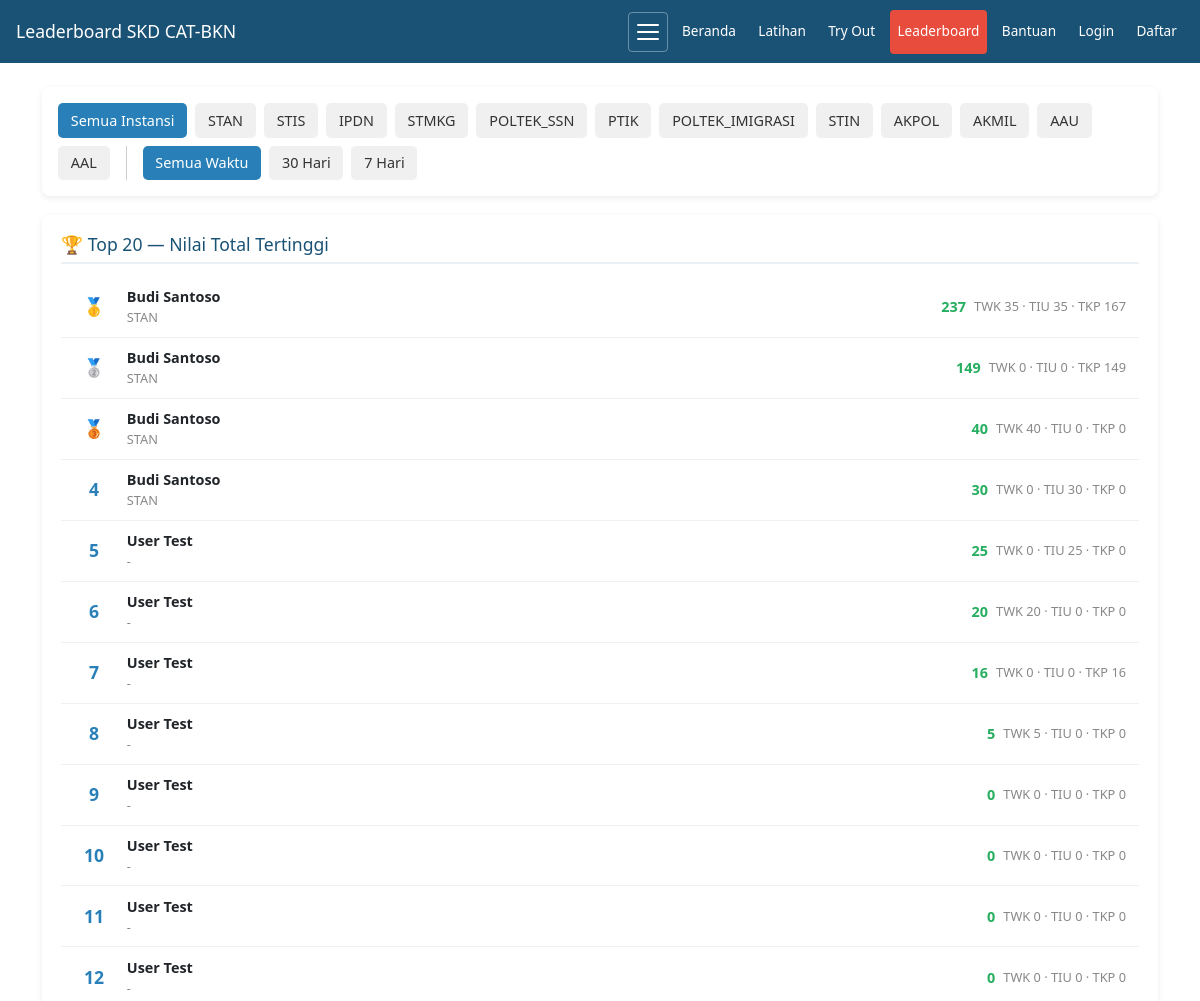
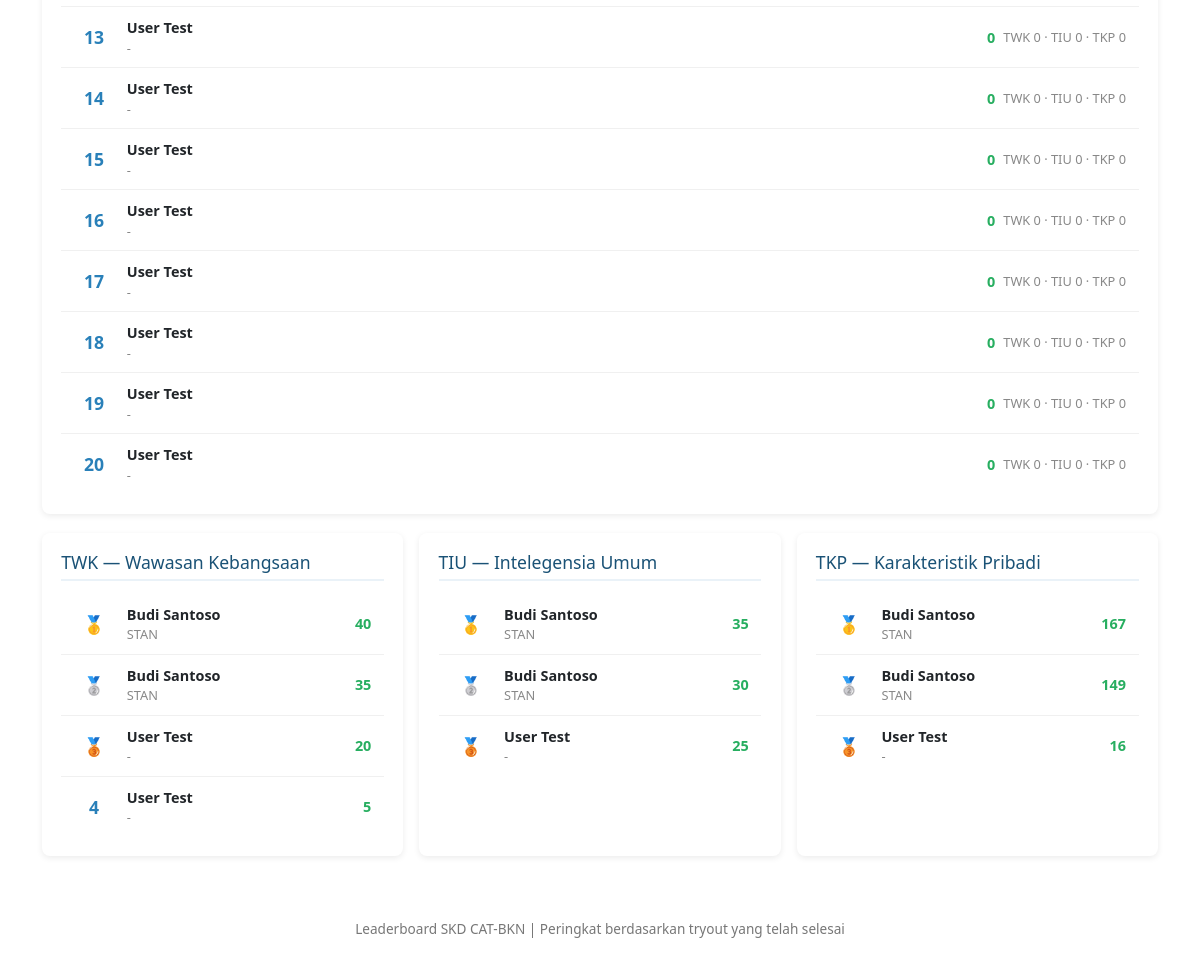
The page /pages/leaderboard.php on the database its author committed (2 pictures, top to bottom).
### tables this page shows
CREATE TABLE `instansi` (
  `id` int(11) NOT NULL AUTO_INCREMENT,
  `kode` varchar(20) NOT NULL COMMENT 'Singkatan: STAN, STIS, IPDN, dll',
  `nama` varchar(100) NOT NULL COMMENT 'Nama lengkap instansi',
  `passing_twk` int(11) NOT NULL DEFAULT 65,
  `passing_tiu` int(11) NOT NULL DEFAULT 80,
  `passing_tkp` int(11) NOT NULL DEFAULT 126,
  `passing_total` int(11) NOT NULL DEFAULT 271,
  `deskripsi` text DEFAULT NULL COMMENT 'Info singkat instansi',
  `aktif` tinyint(1) DEFAULT 1,
  `urutan` int(11) DEFAULT 0,
  `created_at` timestamp NOT NULL DEFAULT current_timestamp(),
  PRIMARY KEY (`id`),
  UNIQUE KEY `unique_kode` (`kode`)
);

CREATE TABLE `tryout_sessions` (
  `id` int(11) NOT NULL AUTO_INCREMENT,
  `user_id` int(11) NOT NULL,
  `nama` varchar(100) NOT NULL,
  `durasi_tkp` int(11) DEFAULT 45,
  `durasi_tiu` int(11) DEFAULT 35,
  `durasi_twk` int(11) DEFAULT 30,
  `jumlah_tkp` int(11) DEFAULT 45,
  `jumlah_tiu` int(11) DEFAULT 35,
  `jumlah_twk` int(11) DEFAULT 30,
  `passing_tkp` int(11) DEFAULT 126,
  `passing_tiu` int(11) DEFAULT 80,
  `passing_twk` int(11) DEFAULT 65,
  `passing_total` int(11) DEFAULT 271,
  `waktu_mulai` datetime DEFAULT NULL,
  `waktu_selesai` datetime DEFAULT NULL,
  `nilai_tkp` int(11) DEFAULT 0,
  `nilai_tiu` int(11) DEFAULT 0,
  `nilai_twk` int(11) DEFAULT 0,
  `total_nilai` int(11) DEFAULT 0,
  `status` enum('berjalan','selesai','gagal') DEFAULT 'berjalan',
  `created_at` timestamp NOT NULL DEFAULT current_timestamp(),
  `strict_mode` tinyint(4) DEFAULT 0 COMMENT 'Strict mode: 1 = no back navigation, 0 = normal mode',
  `package_id` int(11) DEFAULT NULL COMMENT 'Reference to tryout_packages table',
  `pause_count` int(11) DEFAULT 0 COMMENT 'Number of times paused',
  `total_pause_seconds` int(11) DEFAULT 0 COMMENT 'Total paused time in seconds',
  `is_paused` tinyint(4) DEFAULT 0 COMMENT 'Currently paused: 1 = yes, 0 = no',
  `paused_at` timestamp NULL DEFAULT NULL COMMENT 'Timestamp when pause started',
  PRIMARY KEY (`id`),
  KEY `user_id` (`user_id`),
  KEY `package_id` (`package_id`),
  KEY `idx_tryout_sessions_user` (`user_id`),
  KEY `idx_tryout_sessions_status` (`status`),
  CONSTRAINT `tryout_sessions_ibfk_1` FOREIGN KEY (`user_id`) REFERENCES `users` (`id`) ON DELETE CASCADE,
  CONSTRAINT `tryout_sessions_ibfk_2` FOREIGN KEY (`package_id`) REFERENCES `tryout_packages` (`id`) ON DELETE SET NULL
);

CREATE TABLE `users` (
  `id` int(11) NOT NULL AUTO_INCREMENT,
  `nama` varchar(100) NOT NULL,
  `email` varchar(100) DEFAULT NULL COMMENT 'Email (deprecated, gunakan no_hp)',
  `instansi_pilihan` varchar(100) DEFAULT NULL,
  `created_at` timestamp NOT NULL DEFAULT current_timestamp(),
  `role` enum('admin','user') DEFAULT 'user',
  `status` enum('active','suspended','banned') DEFAULT 'active' COMMENT 'User account status',
  `suspended_at` timestamp NULL DEFAULT NULL COMMENT 'Timestamp when user was suspended',
  `suspended_reason` text DEFAULT NULL COMMENT 'Reason for suspension',
  `instansi_id` int(11) DEFAULT NULL,
  `password_hash` varchar(255) DEFAULT NULL,
  `failed_attempts` int(11) DEFAULT 0,
  `lockout_until` datetime DEFAULT NULL,
  `instansi` varchar(100) DEFAULT NULL,
  `no_hp` varchar(20) DEFAULT NULL COMMENT 'Nomor HP untuk login (08xx)',
  `sekolah_asal` varchar(100) DEFAULT NULL COMMENT 'Nama sekolah asal (SMA/SMK/MA)',
  `tahun_tamat` int(11) DEFAULT NULL COMMENT 'Tahun tamat sekolah',
  `foto_profil` varchar(255) DEFAULT NULL COMMENT 'Path to profile photo',
  `tanggal_lahir` date DEFAULT NULL COMMENT 'Tanggal lahir user',
  `jenis_kelamin` enum('L','P') DEFAULT NULL COMMENT 'Jenis kelamin: L=Laki-laki, P=Perempuan',
  `alamat` text DEFAULT NULL COMMENT 'Alamat lengkap user',
  `show_leaderboard` tinyint(1) DEFAULT 1 COMMENT 'Show profile in leaderboard: 1=show, 0=hide',
  `notification_preference` enum('push','browser','both','none') DEFAULT 'browser' COMMENT 'Preferensi notifikasi',
  `language` varchar(5) DEFAULT 'id' COMMENT 'Bahasa: id=en, en=english',
  `theme` varchar(10) DEFAULT 'light' COMMENT 'Tema: light/dark',
  `font_size` varchar(10) DEFAULT 'medium' COMMENT 'Ukuran font: small/medium/large',
  PRIMARY KEY (`id`),
  UNIQUE KEY `unique_no_hp` (`no_hp`),
  KEY `instansi_id` (`instansi_id`),
  KEY `idx_status` (`status`),
  CONSTRAINT `users_ibfk_1` FOREIGN KEY (`instansi_id`) REFERENCES `instansi` (`id`) ON DELETE SET NULL
);

### helpers.php (called while the page is built, shortened)
<?php
function e(string $text): string
{
    return htmlspecialchars($text, ENT_QUOTES, 'UTF-8');
}

### pages/leaderboard.php (the view, shortened to what this page needs)
<?php
require '../config.php';
require '../helpers.php';
$instansiList = $pdo->query("SELECT id, kode, nama FROM instansi WHERE aktif = 1 ORDER BY urutan, nama")->fetchAll();
$period = $_GET['period'] ?? 'all';
$instansiFilter = $_GET['instansi'] ?? '';
$where = "ts.status = 'selesai' AND (u.show_leaderboard = 1 OR u.show_leaderboard IS NULL)";
$params = [];
$sqlTotal = "
    SELECT
        u.id as user_id,
        u.nama, u.instansi,
        ts.total_nilai,
        ts.nilai_twk, ts.nilai_tiu, ts.nilai_tkp,
        ts.waktu_mulai
    FROM tryout_sessions ts
    JOIN users u ON ts.user_id = u.id
    WHERE $where
    ORDER BY ts.total_nilai DESC
    LIMIT 20
";
$totalStmt = $pdo->prepare($sqlTotal);
$totalStmt->execute($params);
$topTotal = $totalStmt->fetchAll();
$topSubtes = [];
foreach (['TWK','TIU','TKP'] as $s) {
    $col = "nilai_" . strtolower($s);
    $whereSubtes = "ts.status = 'selesai' AND ts.$col > 0 AND (u.show_leaderboard = 1 OR u.show_leaderboard IS NULL)";
    $paramsSubtes = [];
    $stmt = $pdo->prepare("
        SELECT u.nama, u.instansi, ts.$col as nilai, ts.waktu_mulai
        FROM tryout_sessions ts
        JOIN users u ON ts.user_id = u.id
        WHERE $whereSubtes
        ORDER BY ts.$col DESC
        LIMIT 10
    ");
    $stmt->execute($paramsSubtes);
    $topSubtes[$s] = $stmt->fetchAll();
}
?>
<!DOCTYPE html>
<html lang="id">
<head>
</head>
<body>
<?php require '../includes/navigation.php'; ?>
<div class="container" id="main-content">
<div class="filter-bar">
    <a href="?period=<?= $period ?>&instansi=" class="<?= !$instansiFilter?'active':'' ?>">Semua Instansi</a>
    <?php foreach ($instansiList as $i): ?>
    <a href="?period=<?= $period ?>&instansi=<?= $i['kode'] ?>" class="<?= $instansiFilter===$i['kode']?'active':'' ?>"><?= e($i['kode']) ?></a>
    <?php endforeach; ?>
    <a href="?period=all&instansi=<?= $instansiFilter ?>" class="<?= $period==='all'?'active':'' ?>">Semua Waktu</a>
    <a href="?period=month&instansi=<?= $instansiFilter ?>" class="<?= $period==='month'?'active':'' ?>">30 Hari</a>
    <a href="?period=week&instansi=<?= $instansiFilter ?>" class="<?= $period==='week'?'active':'' ?>">7 Hari</a>
</div>
<div class="section">
<h2>🏆 Top 20 — Nilai Total Tertinggi</h2>
<?php if (empty($topTotal)): ?>
<div class="empty">Belum ada data tryout yang selesai.</div>
<?php else: ?>
<?php foreach ($topTotal as $i => $r):
    $medal = '';
    if ($i === 0) $medal = '🥇';
    elseif ($i === 1) $medal = '🥈';
    elseif ($i === 2) $medal = '🥉';
    $badgeHtml = '';
?>
<div class="rank-row">
    <div class="rank-num"><?= $medal ?: ($i + 1) ?></div>
    <div class="rank-name">
        <div><strong><?= e($r['nama']) ?></strong><?= $badgeHtml ?></div>
        <div style="font-size:.8rem;color:#888"><?= e($r['instansi'] ?: '-') ?></div>
    </div>
    <div class="rank-score"><?= $r['total_nilai'] ?></div>
    <div class="rank-detail">TWK <?= $r['nilai_twk'] ?> · TIU <?= $r['nilai_tiu'] ?> · TKP <?= $r['nilai_tkp'] ?></div>
</div>
<?php endforeach; ?>
<?php endif; ?>
</div>
<div class="grid-3">
<?php foreach (['TWK'=>'Wawasan Kebangsaan','TIU'=>'Intelegensia Umum','TKP'=>'Karakteristik Pribadi'] as $sub => $label): ?>
<div class="section">
    <h2><?= $sub ?> — <?= $label ?></h2>
    <?php if (empty($topSubtes[$sub])): ?>
    <div class="empty">Belum ada data.</div>
    <?php else: ?>
    <?php foreach ($topSubtes[$sub] as $i => $r):
        $medal = '';
        if ($i === 0) $medal = '🥇';
        elseif ($i === 1) $medal = '🥈';
        elseif ($i === 2) $medal = '🥉';
    ?>
    <div class="rank-row">
        <div class="rank-num"><?= $medal ?: ($i + 1) ?></div>
        <div class="rank-name">
            <div><strong><?= e($r['nama']) ?></strong></div>
            <div style="font-size:.8rem;color:#888"><?= e($r['instansi'] ?: '-') ?></div>
        </div>
        <div class="rank-score"><?= $r['nilai'] ?></div>
    </div>
    <?php endforeach; ?>
    <?php endif; ?>
</div>
<?php endforeach; ?>
</div>
</div>
<div class="footer">
Leaderboard SKD CAT-BKN | Peringkat berdasarkan tryout yang telah selesai
</div>
</body>
</html>

### pages/leaderboard.php (style rules this page uses)
* { box-sizing:border-box;margin:0;padding:0 }
body { font-family:'Segoe UI',Arial,sans-serif;background:#f5f7fa;color:#222;line-height:1.6 }
.container { max-width:900px;margin:1.5rem auto;padding:0 1rem }
.filter-bar { background:#fff;border-radius:8px;padding:1rem;box-shadow:0 2px 6px rgba(0,0,0,.08);margin-bottom:1.2rem;display:flex;gap:.5rem;flex-wrap:wrap }
.filter-bar a { display:inline-block;padding:.4rem .8rem;border-radius:5px;text-decoration:none;font-size:.9rem;color:#333;background:#f0f0f0 }
.filter-bar a.active { background:#2980b9;color:#fff }
.section { background:#fff;border-radius:8px;padding:1.2rem;box-shadow:0 2px 6px rgba(0,0,0,.08);margin-bottom:1.2rem }
.section h2 { color:#1a5276;font-size:1.1rem;margin-bottom:.8rem;border-bottom:2px solid #eaf2f8;padding-bottom:.4rem }
.rank-row { display:flex;align-items:center;padding:.6rem .8rem;border-bottom:1px solid #f0f0f0;font-size:.9rem }
.rank-row:last-child { border-bottom:none }
.rank-num { width:40px;font-weight:bold;color:#2980b9;font-size:1.1rem;text-align:center }
.rank-name { flex:1;padding:0 .8rem }
.rank-score { font-weight:bold;color:#27ae60;min-width:60px;text-align:right }
.rank-detail { color:#888;font-size:.8rem;margin-left:auto;padding-left:.5rem }
.grid-3 { display:grid;grid-template-columns:repeat(auto-fit,minmax(260px,1fr));gap:1rem }
.footer { text-align:center;padding:1.2rem;color:#777;font-size:.85rem;margin-top:1.5rem }

### rows shown on the page
instansi: kode "STAN"
instansi: kode "STIS"
instansi: kode "IPDN"
instansi: kode "STMKG"
instansi: kode "POLTEK_SSN"
instansi: kode "PTIK"
instansi: kode "POLTEK_IMIGRASI"
instansi: kode "STIN"
instansi: kode "AKPOL"
instansi: kode "AKMIL"
instansi: kode "AAU"
instansi: kode "AAL"
tryout_sessions: i "🥇", user.nama "Budi Santoso", user.instansi "STAN", total_nilai "237", nilai_twk "35", nilai_tiu "35", nilai_tkp "167", i "🥈"
tryout_sessions: i "🥈", user.nama "Budi Santoso", user.instansi "STAN", total_nilai "149", nilai_twk "0", nilai_tiu "0", nilai_tkp "149"
tryout_sessions: i "🥉", user.nama "Budi Santoso", user.instansi "STAN", total_nilai "40", nilai_twk "40", nilai_tiu "0", nilai_tkp "0", i "🥇"
tryout_sessions: i "4", user.nama "Budi Santoso", user.instansi "STAN", total_nilai "30", nilai_twk "0", nilai_tiu "30", nilai_tkp "0", i "🥈"
tryout_sessions: i "5", user.nama "User Test", user.instansi "-", total_nilai "25", nilai_twk "0", nilai_tiu "25", nilai_tkp "0", i "🥉"
tryout_sessions: i "6", user.nama "User Test", user.instansi "-", total_nilai "20", nilai_twk "20", nilai_tiu "0", nilai_tkp "0", i "🥉"
tryout_sessions: i "7", user.nama "User Test", user.instansi "-", total_nilai "16", nilai_twk "0", nilai_tiu "0", nilai_tkp "16", i "🥉"
tryout_sessions: i "8", user.nama "User Test", user.instansi "-", total_nilai "5", nilai_twk "5", nilai_tiu "0", nilai_tkp "0", i "4"
tryout_sessions: i "9", user.nama "User Test", user.instansi "-", total_nilai "0", nilai_twk "0", nilai_tiu "0", nilai_tkp "0"
tryout_sessions: i "10", user.nama "User Test", user.instansi "-", total_nilai "0", nilai_twk "0", nilai_tiu "0", nilai_tkp "0"
tryout_sessions: i "11", user.nama "User Test", user.instansi "-", total_nilai "0", nilai_twk "0", nilai_tiu "0", nilai_tkp "0"
tryout_sessions: i "12", user.nama "User Test", user.instansi "-", total_nilai "0", nilai_twk "0", nilai_tiu "0", nilai_tkp "0"
tryout_sessions: i "13", user.nama "User Test", user.instansi "-", total_nilai "0", nilai_twk "0", nilai_tiu "0", nilai_tkp "0"
tryout_sessions: i "14", user.nama "User Test", user.instansi "-", total_nilai "0", nilai_twk "0", nilai_tiu "0", nilai_tkp "0"
tryout_sessions: i "15", user.nama "User Test", user.instansi "-", total_nilai "0", nilai_twk "0", nilai_tiu "0", nilai_tkp "0"
tryout_sessions: i "16", user.nama "User Test", user.instansi "-", total_nilai "0", nilai_twk "0", nilai_tiu "0", nilai_tkp "0"
tryout_sessions: i "17", user.nama "User Test", user.instansi "-", total_nilai "0", nilai_twk "0", nilai_tiu "0", nilai_tkp "0"
tryout_sessions: i "18", user.nama "User Test", user.instansi "-", total_nilai "0", nilai_twk "0", nilai_tiu "0", nilai_tkp "0"
tryout_sessions: i "19", user.nama "User Test", user.instansi "-", total_nilai "0", nilai_twk "0", nilai_tiu "0", nilai_tkp "0"
tryout_sessions: i "20", user.nama "User Test", user.instansi "-", total_nilai "0", nilai_twk "0", nilai_tiu "0", nilai_tkp "0"

### other values the page prints
$pageTitle "Leaderboard SKD CAT-BKN"
$sub "TWK"
$label "Wawasan Kebangsaan"
$sub "TIU"
$label "Intelegensia Umum"
$sub "TKP"
$label "Karakteristik Pribadi"
